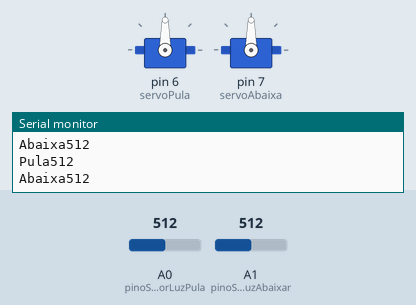
Recording of a sketch running on a simulated Arduino Uno, built with avr-gcc and run on an emulated ATmega328P. On the bench: 2 × servo, the last lines printed to the serial monitor. The test bench sets the inputs (shaded band); at power-on: A0 (pinoSensorLuzPula) = 512, A1 (pinoSensorLuzAbaixar) = 512.

Above: at 1.2 s.
1.3 s: A0 (pinoSensorLuzPula) set to 109
2.8 s: A0 (pinoSensorLuzPula) set to 95
At 3.08 s:
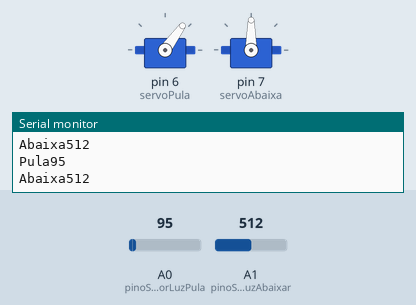
5.8 s: A1 (pinoSensorLuzAbaixar) set to 109
8.8 s: A1 (pinoSensorLuzAbaixar) set to 93
At 9.68 s:
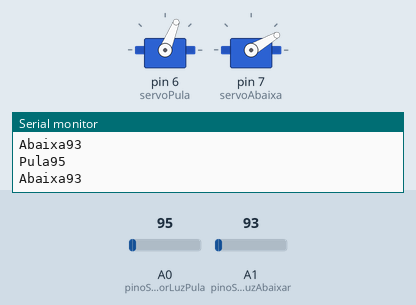
11.8 s: A1 (pinoSensorLuzAbaixar) set to 110
At 11.95 s:
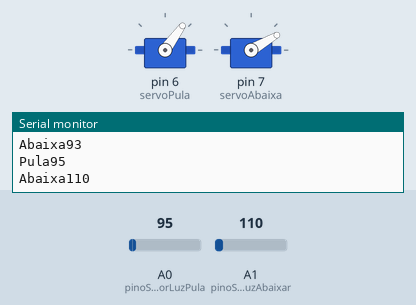
14.8 s: A0 (pinoSensorLuzPula) set to 122
At 15.7 s:
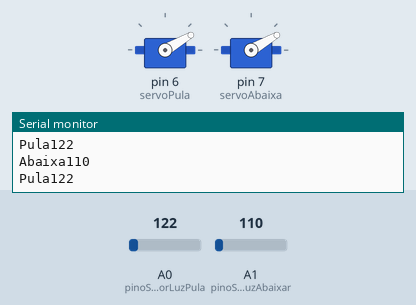
Timing chart, 0 to 17.3 s (numbered marks = the images above; inputs shaded):
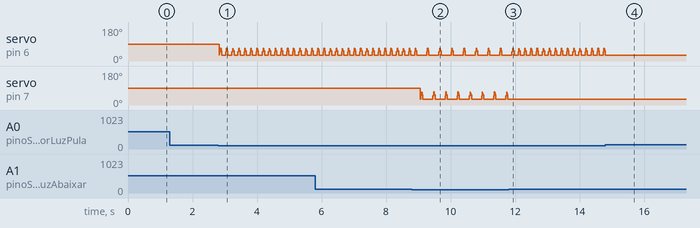

The sketch:

Dinossauro.ino
```cpp
#include <Servo.h>
int pinoSensorLuzPula = A0;
int valorLuzPula = 0;
int pinoSensorLuzAbaixar = A1;
int valorLuzAbaixar = 0;
Servo servoPula;
Servo servoAbaixa;
void setup()
{
  Serial.begin(9600);
}
void loop()
{
  valorLuzPula = analogRead(pinoSensorLuzPula);
  valorLuzAbaixar = analogRead(pinoSensorLuzAbaixar);
  Serial.print("Pula");
  Serial.println(valorLuzPula);
  Serial.print("Abaixa");
  Serial.println(valorLuzAbaixar);
  servoPula.attach(6);
  servoAbaixa.attach(7);

  if (valorLuzPula < 100)
  {
    for (int angulo = 30; angulo <= 70; angulo++)
    {
      servoPula.write(angulo);
      delay(1);
    }
    for (int angulo = 70; angulo >= 30; angulo--)
    {
      servoPula.write(angulo);
      delay(1);
    }
    delay(100);
  }

  if (valorLuzAbaixar < 100)
  {
    for (int angulo = 30; angulo <= 70; angulo++)
    {
      servoAbaixa.write(angulo);
      delay(1);
    }
    for (int angulo = 70; angulo >= 30; angulo--)
    {
      servoAbaixa.write(angulo);
      delay(1);
    }
    delay(100);
  }
}
```

Measured:
- the behaviour switches between 100 and 99 on A0 (pinoSensorLuzPula) (found by bisection; images 0 and 1)
- the behaviour switches between 100 and 99 on A1 (pinoSensorLuzAbaixar) (found by bisection; images 1 and 2)
- after the input at 11.8 s, servo on pin 7 (servoAbaixa): stops changing and stays 30°
- after the input at 14.8 s, servo on pin 6 (servoPula): goes on until 14.8 s, then stays 30°
